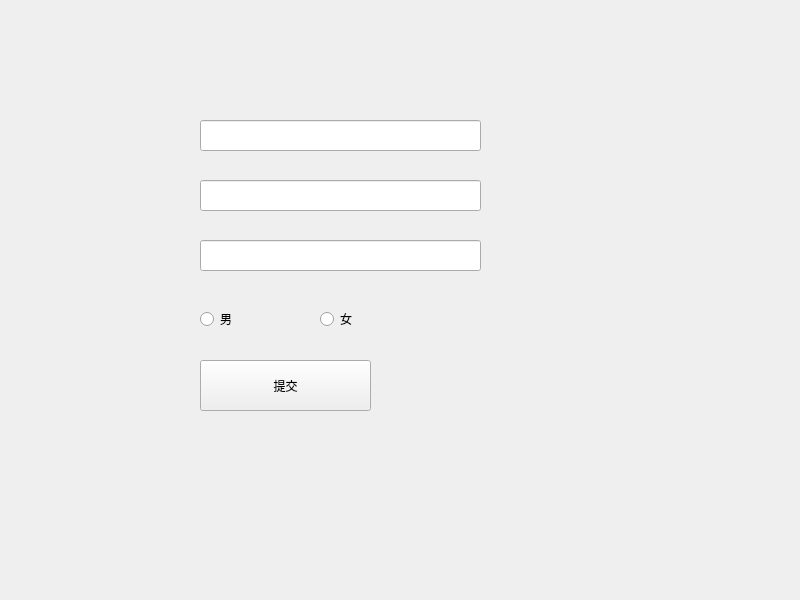
<?xml version="1.0" encoding="UTF-8"?>
<ui version="4.0">
 <class>Widget</class>
 <widget class="QWidget" name="Widget">
  <property name="geometry">
   <rect>
    <x>0</x>
    <y>0</y>
    <width>800</width>
    <height>600</height>
   </rect>
  </property>
  <property name="windowTitle">
   <string>Widget</string>
  </property>
  <widget class="QLineEdit" name="name">
   <property name="geometry">
    <rect>
     <x>200</x>
     <y>120</y>
     <width>281</width>
     <height>31</height>
    </rect>
   </property>
  </widget>
  <widget class="QLineEdit" name="password">
   <property name="geometry">
    <rect>
     <x>200</x>
     <y>180</y>
     <width>281</width>
     <height>31</height>
    </rect>
   </property>
  </widget>
  <widget class="QLineEdit" name="phone">
   <property name="geometry">
    <rect>
     <x>200</x>
     <y>240</y>
     <width>281</width>
     <height>31</height>
    </rect>
   </property>
  </widget>
  <widget class="QPushButton" name="pushButton">
   <property name="geometry">
    <rect>
     <x>200</x>
     <y>360</y>
     <width>171</width>
     <height>51</height>
    </rect>
   </property>
   <property name="text">
    <string>提交</string>
   </property>
  </widget>
  <widget class="QRadioButton" name="radioButton">
   <property name="geometry">
    <rect>
     <x>200</x>
     <y>310</y>
     <width>91</width>
     <height>18</height>
    </rect>
   </property>
   <property name="text">
    <string>男</string>
   </property>
  </widget>
  <widget class="QRadioButton" name="radioButton_2">
   <property name="geometry">
    <rect>
     <x>320</x>
     <y>310</y>
     <width>91</width>
     <height>18</height>
    </rect>
   </property>
   <property name="text">
    <string>女</string>
   </property>
  </widget>
 </widget>
 <resources/>
 <connections/>
</ui>
